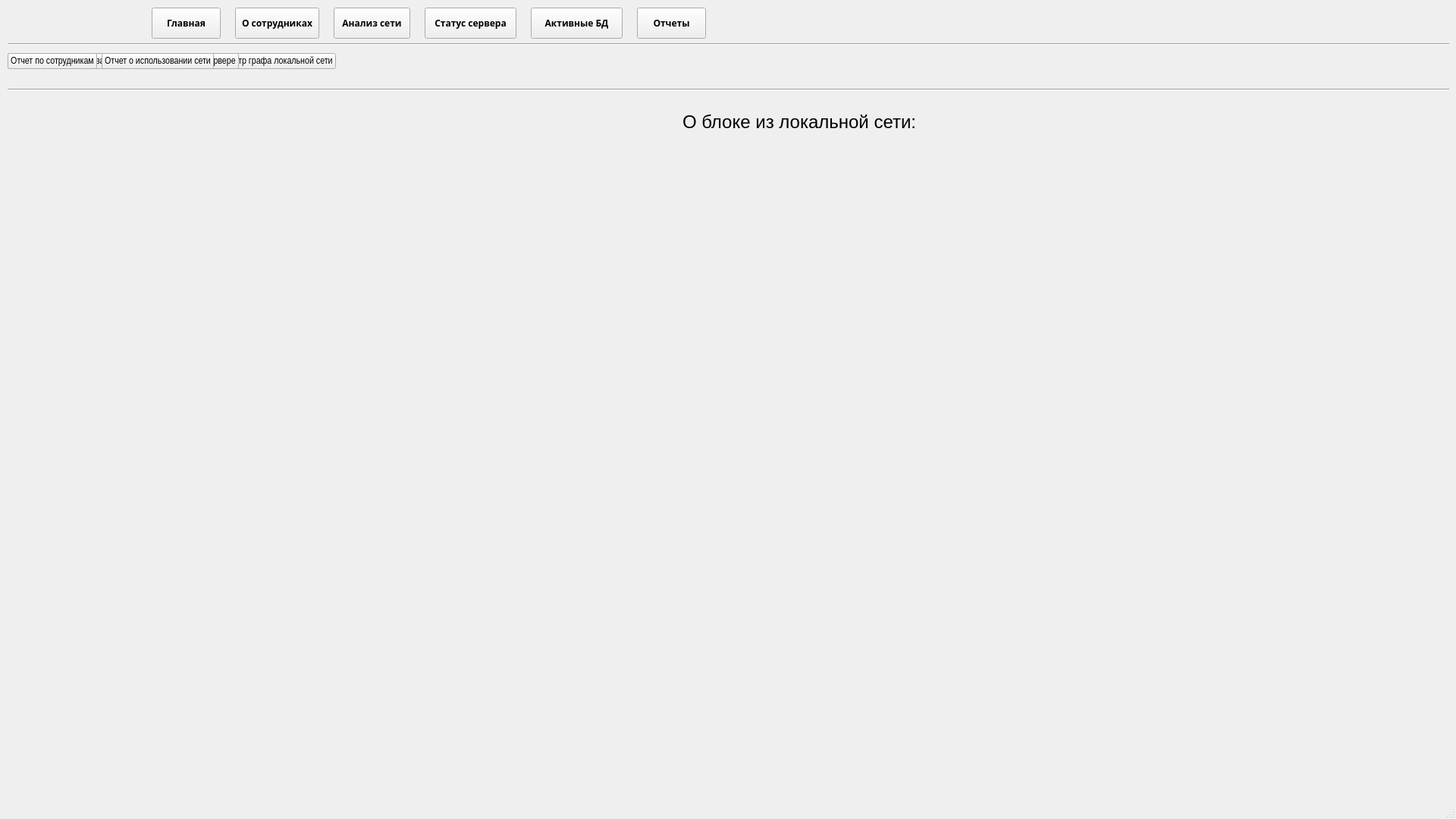
<?xml version="1.0" encoding="UTF-8"?>
<ui version="4.0">
 <class>MainWindow</class>
 <widget class="QMainWindow" name="MainWindow">
  <property name="geometry">
   <rect>
    <x>0</x>
    <y>0</y>
    <width>1920</width>
    <height>1080</height>
   </rect>
  </property>
  <property name="windowTitle">
   <string>MainWindow</string>
  </property>
  <widget class="QWidget" name="centralwidget">
   <widget class="QWidget" name="shapka" native="true">
    <property name="geometry">
     <rect>
      <x>10</x>
      <y>0</y>
      <width>1901</width>
      <height>58</height>
     </rect>
    </property>
    <property name="font">
     <font>
      <family>Arial Black</family>
      <bold>true</bold>
     </font>
    </property>
    <property name="mouseTracking">
     <bool>false</bool>
    </property>
    <property name="styleSheet">
     <string notr="true"/>
    </property>
    <widget class="QPushButton" name="main_button1">
     <property name="geometry">
      <rect>
       <x>300</x>
       <y>10</y>
       <width>111</width>
       <height>41</height>
      </rect>
     </property>
     <property name="text">
      <string>О сотрудниках</string>
     </property>
    </widget>
    <widget class="QPushButton" name="main_button2">
     <property name="geometry">
      <rect>
       <x>430</x>
       <y>10</y>
       <width>101</width>
       <height>41</height>
      </rect>
     </property>
     <property name="text">
      <string>Анализ сети</string>
     </property>
    </widget>
    <widget class="QPushButton" name="main_button3">
     <property name="geometry">
      <rect>
       <x>550</x>
       <y>10</y>
       <width>121</width>
       <height>41</height>
      </rect>
     </property>
     <property name="text">
      <string>Статус сервера</string>
     </property>
    </widget>
    <widget class="QPushButton" name="main_button5">
     <property name="geometry">
      <rect>
       <x>830</x>
       <y>10</y>
       <width>91</width>
       <height>41</height>
      </rect>
     </property>
     <property name="text">
      <string>Отчеты</string>
     </property>
    </widget>
    <widget class="QPushButton" name="main_button4">
     <property name="geometry">
      <rect>
       <x>690</x>
       <y>10</y>
       <width>121</width>
       <height>41</height>
      </rect>
     </property>
     <property name="text">
      <string>Активные БД</string>
     </property>
    </widget>
    <widget class="QWidget" name="logo" native="true">
     <property name="geometry">
      <rect>
       <x>9</x>
       <y>-1</y>
       <width>171</width>
       <height>51</height>
      </rect>
     </property>
    </widget>
    <widget class="QPushButton" name="main_button0">
     <property name="geometry">
      <rect>
       <x>190</x>
       <y>10</y>
       <width>91</width>
       <height>41</height>
      </rect>
     </property>
     <property name="text">
      <string>Главная</string>
     </property>
    </widget>
   </widget>
   <widget class="QWidget" name="under_1" native="true">
    <property name="geometry">
     <rect>
      <x>10</x>
      <y>60</y>
      <width>1901</width>
      <height>45</height>
     </rect>
    </property>
    <property name="font">
     <font>
      <family>Arial Narrow</family>
      <pointsize>10</pointsize>
     </font>
    </property>
    <widget class="QWidget" name="layoutWidget">
     <property name="geometry">
      <rect>
       <x>0</x>
       <y>0</y>
       <width>1921</width>
       <height>41</height>
      </rect>
     </property>
     <layout class="QHBoxLayout" name="buttons_1">
      <item>
       <widget class="QPushButton" name="pushButton_1_1">
        <property name="text">
         <string>Общая статистика</string>
        </property>
       </widget>
      </item>
      <item>
       <widget class="QPushButton" name="pushButton_1_3">
        <property name="text">
         <string>Просмотр профиля</string>
        </property>
       </widget>
      </item>
      <item>
       <widget class="QPushButton" name="pushButton_1_2">
        <property name="text">
         <string>Просмотр действий пользователя</string>
        </property>
       </widget>
      </item>
      <item>
       <spacer name="horizontalSpacer_1">
        <property name="orientation">
         <enum>Qt::Horizontal</enum>
        </property>
        <property name="sizeHint" stdset="0">
         <size>
          <width>40</width>
          <height>20</height>
         </size>
        </property>
       </spacer>
      </item>
     </layout>
    </widget>
   </widget>
   <widget class="QWidget" name="mainopen1" native="true">
    <property name="geometry">
     <rect>
      <x>10</x>
      <y>110</y>
      <width>1901</width>
      <height>931</height>
     </rect>
    </property>
    <widget class="QWidget" name="changes_active1_1" native="true">
     <property name="geometry">
      <rect>
       <x>0</x>
       <y>20</y>
       <width>1901</width>
       <height>911</height>
      </rect>
     </property>
    </widget>
    <widget class="Line" name="activeopen1">
     <property name="geometry">
      <rect>
       <x>0</x>
       <y>0</y>
       <width>1921</width>
       <height>16</height>
      </rect>
     </property>
     <property name="orientation">
      <enum>Qt::Horizontal</enum>
     </property>
    </widget>
    <widget class="QWidget" name="changes_active1_2" native="true">
     <property name="geometry">
      <rect>
       <x>0</x>
       <y>20</y>
       <width>1901</width>
       <height>911</height>
      </rect>
     </property>
    </widget>
    <widget class="QWidget" name="changes_active1_3" native="true">
     <property name="geometry">
      <rect>
       <x>0</x>
       <y>20</y>
       <width>1901</width>
       <height>911</height>
      </rect>
     </property>
    </widget>
    <zorder>activeopen1</zorder>
    <zorder>changes_active1_2</zorder>
    <zorder>changes_active1_3</zorder>
    <zorder>changes_active1_1</zorder>
   </widget>
   <widget class="QWidget" name="under_2" native="true">
    <property name="geometry">
     <rect>
      <x>10</x>
      <y>60</y>
      <width>1901</width>
      <height>45</height>
     </rect>
    </property>
    <property name="font">
     <font>
      <family>Arial Narrow</family>
      <pointsize>10</pointsize>
     </font>
    </property>
    <widget class="QWidget" name="layoutWidget_4">
     <property name="geometry">
      <rect>
       <x>0</x>
       <y>0</y>
       <width>1921</width>
       <height>41</height>
      </rect>
     </property>
     <layout class="QHBoxLayout" name="buttons_2">
      <item>
       <widget class="QPushButton" name="pushButton_2_1">
        <property name="text">
         <string>Просмотр деятельности в сети определенного ПК</string>
        </property>
       </widget>
      </item>
      <item>
       <widget class="QPushButton" name="pushButton_2_2">
        <property name="text">
         <string>Просмотр графа локальной сети</string>
        </property>
       </widget>
      </item>
      <item>
       <spacer name="horizontalSpacer_2">
        <property name="orientation">
         <enum>Qt::Horizontal</enum>
        </property>
        <property name="sizeHint" stdset="0">
         <size>
          <width>40</width>
          <height>20</height>
         </size>
        </property>
       </spacer>
      </item>
     </layout>
    </widget>
   </widget>
   <widget class="QWidget" name="under_3" native="true">
    <property name="geometry">
     <rect>
      <x>10</x>
      <y>60</y>
      <width>1901</width>
      <height>45</height>
     </rect>
    </property>
    <property name="font">
     <font>
      <family>Arial Narrow</family>
      <pointsize>10</pointsize>
     </font>
    </property>
    <widget class="QWidget" name="layoutWidget_5">
     <property name="geometry">
      <rect>
       <x>0</x>
       <y>0</y>
       <width>1921</width>
       <height>41</height>
      </rect>
     </property>
     <layout class="QHBoxLayout" name="buttons_3">
      <item>
       <widget class="QPushButton" name="pushButton_3_1">
        <property name="text">
         <string>Информация о сервере</string>
        </property>
       </widget>
      </item>
      <item>
       <widget class="QPushButton" name="pushButton_3_2">
        <property name="text">
         <string>Диспетчер задач</string>
        </property>
       </widget>
      </item>
      <item>
       <spacer name="horizontalSpacer_3">
        <property name="orientation">
         <enum>Qt::Horizontal</enum>
        </property>
        <property name="sizeHint" stdset="0">
         <size>
          <width>40</width>
          <height>20</height>
         </size>
        </property>
       </spacer>
      </item>
     </layout>
    </widget>
   </widget>
   <widget class="QWidget" name="under_4" native="true">
    <property name="geometry">
     <rect>
      <x>10</x>
      <y>60</y>
      <width>1901</width>
      <height>45</height>
     </rect>
    </property>
    <property name="font">
     <font>
      <family>Arial Narrow</family>
      <pointsize>10</pointsize>
     </font>
    </property>
    <widget class="QWidget" name="layoutWidget_6">
     <property name="geometry">
      <rect>
       <x>0</x>
       <y>0</y>
       <width>1921</width>
       <height>41</height>
      </rect>
     </property>
     <layout class="QHBoxLayout" name="buttons_4">
      <item>
       <widget class="QPushButton" name="pushButton_4_1">
        <property name="text">
         <string>Просмотр и редактирование БД</string>
        </property>
       </widget>
      </item>
      <item>
       <widget class="QPushButton" name="pushButton_4_2">
        <property name="text">
         <string>Активные БД на сервере</string>
        </property>
       </widget>
      </item>
      <item>
       <spacer name="horizontalSpacer_4">
        <property name="orientation">
         <enum>Qt::Horizontal</enum>
        </property>
        <property name="sizeHint" stdset="0">
         <size>
          <width>40</width>
          <height>20</height>
         </size>
        </property>
       </spacer>
      </item>
     </layout>
    </widget>
   </widget>
   <widget class="QWidget" name="under_5" native="true">
    <property name="geometry">
     <rect>
      <x>10</x>
      <y>60</y>
      <width>1901</width>
      <height>45</height>
     </rect>
    </property>
    <property name="font">
     <font>
      <family>Arial Narrow</family>
      <pointsize>10</pointsize>
     </font>
    </property>
    <widget class="QWidget" name="layoutWidget_7">
     <property name="geometry">
      <rect>
       <x>0</x>
       <y>0</y>
       <width>1921</width>
       <height>41</height>
      </rect>
     </property>
     <layout class="QHBoxLayout" name="buttons_5">
      <item>
       <widget class="QPushButton" name="pushButton_5_2">
        <property name="text">
         <string>Отчет по сотрудникам</string>
        </property>
       </widget>
      </item>
      <item>
       <widget class="QPushButton" name="pushButton_5_4">
        <property name="text">
         <string>Отчет о использовании сети</string>
        </property>
       </widget>
      </item>
      <item>
       <spacer name="horizontalSpacer_5">
        <property name="orientation">
         <enum>Qt::Horizontal</enum>
        </property>
        <property name="sizeHint" stdset="0">
         <size>
          <width>40</width>
          <height>20</height>
         </size>
        </property>
       </spacer>
      </item>
     </layout>
    </widget>
   </widget>
   <widget class="QWidget" name="mainopen2" native="true">
    <property name="geometry">
     <rect>
      <x>10</x>
      <y>110</y>
      <width>1901</width>
      <height>931</height>
     </rect>
    </property>
    <widget class="QWidget" name="changes_active2_1" native="true">
     <property name="geometry">
      <rect>
       <x>0</x>
       <y>20</y>
       <width>1901</width>
       <height>911</height>
      </rect>
     </property>
    </widget>
    <widget class="Line" name="activeopen2">
     <property name="geometry">
      <rect>
       <x>0</x>
       <y>0</y>
       <width>1921</width>
       <height>16</height>
      </rect>
     </property>
     <property name="orientation">
      <enum>Qt::Horizontal</enum>
     </property>
    </widget>
    <widget class="QWidget" name="changes_active2_2" native="true">
     <property name="geometry">
      <rect>
       <x>0</x>
       <y>20</y>
       <width>1901</width>
       <height>911</height>
      </rect>
     </property>
     <widget class="QWidget" name="graph" native="true">
      <property name="geometry">
       <rect>
        <x>0</x>
        <y>0</y>
        <width>891</width>
        <height>911</height>
       </rect>
      </property>
     </widget>
     <widget class="QWidget" name="info_about" native="true">
      <property name="geometry">
       <rect>
        <x>890</x>
        <y>0</y>
        <width>521</width>
        <height>911</height>
       </rect>
      </property>
      <widget class="QLabel" name="name_about">
       <property name="geometry">
        <rect>
         <x>0</x>
         <y>10</y>
         <width>521</width>
         <height>41</height>
        </rect>
       </property>
       <property name="font">
        <font>
         <family>Arial</family>
         <pointsize>18</pointsize>
        </font>
       </property>
       <property name="text">
        <string>О блоке из локальной сети:</string>
       </property>
      </widget>
      <widget class="QWidget" name="network_statistic_widget" native="true">
       <property name="geometry">
        <rect>
         <x>0</x>
         <y>240</y>
         <width>521</width>
         <height>671</height>
        </rect>
       </property>
      </widget>
     </widget>
     <widget class="QWidget" name="logs_online" native="true">
      <property name="geometry">
       <rect>
        <x>1410</x>
        <y>10</y>
        <width>491</width>
        <height>911</height>
       </rect>
      </property>
     </widget>
     <widget class="QWidget" name="about_network" native="true">
      <property name="geometry">
       <rect>
        <x>730</x>
        <y>730</y>
        <width>521</width>
        <height>191</height>
       </rect>
      </property>
     </widget>
    </widget>
   </widget>
   <widget class="QWidget" name="mainopen3" native="true">
    <property name="geometry">
     <rect>
      <x>10</x>
      <y>110</y>
      <width>1901</width>
      <height>931</height>
     </rect>
    </property>
    <widget class="QWidget" name="changes_active3_1" native="true">
     <property name="geometry">
      <rect>
       <x>0</x>
       <y>20</y>
       <width>1901</width>
       <height>911</height>
      </rect>
     </property>
    </widget>
    <widget class="Line" name="activeopen3">
     <property name="geometry">
      <rect>
       <x>0</x>
       <y>0</y>
       <width>1921</width>
       <height>16</height>
      </rect>
     </property>
     <property name="orientation">
      <enum>Qt::Horizontal</enum>
     </property>
    </widget>
    <widget class="QWidget" name="changes_active3_2" native="true">
     <property name="geometry">
      <rect>
       <x>0</x>
       <y>20</y>
       <width>1901</width>
       <height>911</height>
      </rect>
     </property>
    </widget>
   </widget>
   <widget class="QWidget" name="mainopen4" native="true">
    <property name="geometry">
     <rect>
      <x>10</x>
      <y>110</y>
      <width>1901</width>
      <height>931</height>
     </rect>
    </property>
    <widget class="QWidget" name="changes_active4_1" native="true">
     <property name="geometry">
      <rect>
       <x>0</x>
       <y>20</y>
       <width>1901</width>
       <height>911</height>
      </rect>
     </property>
    </widget>
    <widget class="Line" name="activeopen4">
     <property name="geometry">
      <rect>
       <x>0</x>
       <y>0</y>
       <width>1921</width>
       <height>16</height>
      </rect>
     </property>
     <property name="orientation">
      <enum>Qt::Horizontal</enum>
     </property>
    </widget>
    <widget class="QWidget" name="changes_active4_2" native="true">
     <property name="geometry">
      <rect>
       <x>0</x>
       <y>20</y>
       <width>1901</width>
       <height>911</height>
      </rect>
     </property>
    </widget>
    <zorder>activeopen4</zorder>
    <zorder>changes_active4_2</zorder>
    <zorder>changes_active4_1</zorder>
   </widget>
   <widget class="QWidget" name="mainopen5" native="true">
    <property name="geometry">
     <rect>
      <x>10</x>
      <y>110</y>
      <width>1901</width>
      <height>931</height>
     </rect>
    </property>
    <widget class="Line" name="activeopen5">
     <property name="geometry">
      <rect>
       <x>0</x>
       <y>0</y>
       <width>1921</width>
       <height>16</height>
      </rect>
     </property>
     <property name="orientation">
      <enum>Qt::Horizontal</enum>
     </property>
    </widget>
    <widget class="QWidget" name="changes_active5_2" native="true">
     <property name="geometry">
      <rect>
       <x>0</x>
       <y>20</y>
       <width>1901</width>
       <height>911</height>
      </rect>
     </property>
    </widget>
    <widget class="QWidget" name="changes_active5_4" native="true">
     <property name="geometry">
      <rect>
       <x>0</x>
       <y>20</y>
       <width>1901</width>
       <height>911</height>
      </rect>
     </property>
    </widget>
   </widget>
   <widget class="QWidget" name="mainopen0" native="true">
    <property name="geometry">
     <rect>
      <x>10</x>
      <y>50</y>
      <width>1901</width>
      <height>991</height>
     </rect>
    </property>
    <widget class="Line" name="activeopen0">
     <property name="geometry">
      <rect>
       <x>0</x>
       <y>0</y>
       <width>1921</width>
       <height>16</height>
      </rect>
     </property>
     <property name="orientation">
      <enum>Qt::Horizontal</enum>
     </property>
    </widget>
    <widget class="QWidget" name="main_png" native="true">
     <property name="geometry">
      <rect>
       <x>0</x>
       <y>10</y>
       <width>1901</width>
       <height>981</height>
      </rect>
     </property>
    </widget>
   </widget>
   <zorder>shapka</zorder>
   <zorder>under_1</zorder>
   <zorder>mainopen1</zorder>
   <zorder>under_2</zorder>
   <zorder>under_3</zorder>
   <zorder>under_4</zorder>
   <zorder>under_5</zorder>
   <zorder>mainopen2</zorder>
   <zorder>mainopen3</zorder>
   <zorder>mainopen5</zorder>
   <zorder>mainopen0</zorder>
   <zorder>mainopen4</zorder>
  </widget>
  <widget class="QStatusBar" name="statusbar"/>
 </widget>
 <resources/>
 <connections/>
</ui>
